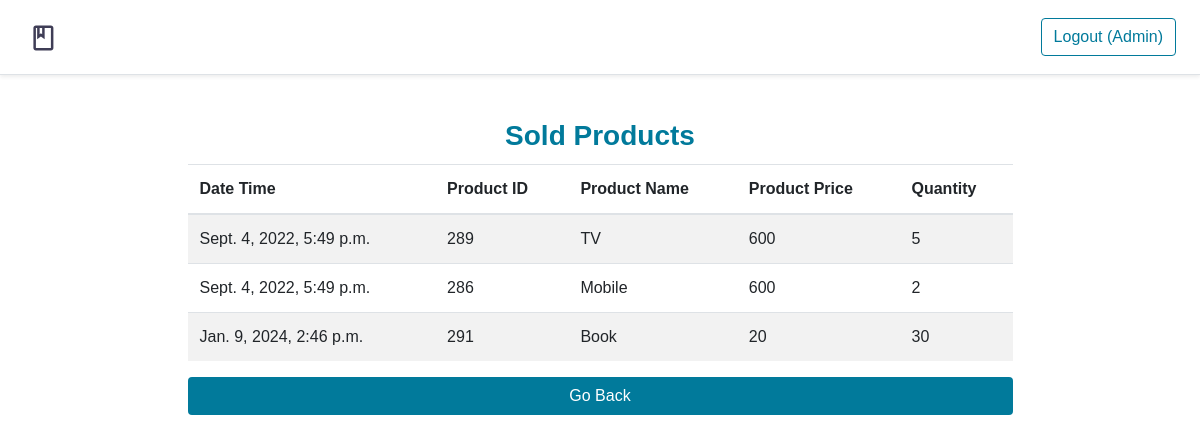
The page /dashboard/view-sold-products/ (signed in) on the database its author committed.
### dashboard/models.py (models this page shows, shortened)
class Sold_product_table(models.Model):
    date_time = models.DateTimeField(auto_now=True)
    product_id = models.IntegerField()
    product_name = models.CharField(max_length=50)
    product_price = models.IntegerField()
    product_quantity = models.IntegerField()

### dashboard/views.py (the view)
# urls.py: path('view-sold-products/', views.view_sold_products, name='view_sold_products'),
@login_required
def view_sold_products(request):
    all_sold_products = models.Sold_product_table.objects.all()
    context = {
        'all_sold_products' : all_sold_products,
        'title' : 'Sold Products',
        }
    return render(request,'dashboard/view_sold_products.html',context=context)

### dashboard/templates/dashboard/view_sold_products.html
{% extends 'dashboard/base.html' %}
{% block dashboardcontent %}
    {% if all_sold_products.count > 0 %}
        <table class='table table-striped'>
            <thead>
                <tr>
                    <th scope='col'>Date Time</th>
                    <th scope='col'>Product ID</th>
                    <th scope='col'>Product Name</th>
                    <th scope='col'>Product Price</th>
                    <th scope='col'>Quantity</th>
                </tr>
            </thead>
            <tbody>
                {% for item in all_sold_products %}
                    <tr>
                        <td scope='row'>{{item.date_time}}</th>
                        <td scope='row'>{{item.product_id}}</th>
                        <td scope='row'>{{item.product_name}}</td>
                        <td scope='row'>{{item.product_price}}</td>
                        <td scope='row'>{{item.product_quantity}}</td>
                    </tr>
                {% endfor %}
            </tbody>
        </table>
    {% else %}
        <h1 class='text-center'>No Products are thier to view....</h1>
    {% endif %}
    <button class='btn action-btn btn-block' onclick="location.href={% url 'dashboard:dashboard_index' %}">Go Back</button>
{% endblock %}

### templates/base.html (shortened to what this page needs)
{% load static %}
<!DOCTYPE html>
<html lang="en">
<head>
    <link rel="stylesheet" href="https://cdn.jsdelivr.net/npm/bootstrap@4.6.2/dist/css/bootstrap.min.css">
    <link rel="stylesheet" href="https://cdnjs.cloudflare.com/ajax/libs/font-awesome/6.2.0/css/all.min.css" />
    <link rel="stylesheet" href="{% static 'css/style.css' %}">
</head>
<body>
    <div class="d-flex flex-column flex-md-row align-items-center p-3 px-md-4 mb-3 bg-white border-bottom shadow-sm">
        {% if user.is_authenticated %}
            <a class="navbar-brand my-0 mr-md-auto" href="{% url 'dashboard:dashboard_index' %}">
                <img src="{% static 'img/logo.svg' %}" alt="logo" width="130" height="30" alt="Logo" loading="lazy">
            </a>
            <button class="btn btn-outline logout-btn" onclick="location.href='{% url 'logout' %}'">Logout ({{user.username | capfirst}})</button>
        {% else %}
            <a class="navbar-brand my-0 mr-md-auto" href="{% url 'index' %}">
                <img src="{% static 'img/logo.svg' %}" alt="logo" width="130" height="30" alt="Logo" loading="lazy">
            </a>
            <button class="btn btn-outline logout-btn" onclick="location.href='{% url 'login' %}'">Login</button>
        {% endif %}
    </div>
    {% block content %}
    {% endblock %}
</body>
</html>

### static/css/style.css (style rules this page uses)
* { font-family: 'Poppins', sans-serif; }
.logout-btn { color: #017a9b; border: 1px solid #017a9b; }
.action-btn { background-color: #017a9b; color: white; }

### rows shown on the page
Sold_product_table: date_time "Sept. 4, 2022, 5:49 p.m.", product_id "289", product_name "TV", product_price "600", product_quantity "5"
Sold_product_table: date_time "Sept. 4, 2022, 5:49 p.m.", product_id "286", product_name "Mobile", product_price "600", product_quantity "2"
Sold_product_table: date_time "Jan. 9, 2024, 2:46 p.m.", product_id "291", product_name "Book", product_price "20", product_quantity "30"

### other values the page prints
{{ user.username | capfirst }} "Admin"
{{ title }} "Sold Products"
